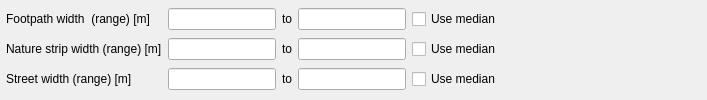
                   <widget class="QWidget" name="widget_19" native="true">
                    <property name="minimumSize">
                     <size>
                      <width>0</width>
                      <height>0</height>
                     </size>
                    </property>
                    <layout class="QGridLayout" name="gridLayout_20">
                     <property name="leftMargin">
                      <number>6</number>
                     </property>
                     <property name="topMargin">
                      <number>6</number>
                     </property>
                     <property name="rightMargin">
                      <number>6</number>
                     </property>
                     <property name="bottomMargin">
                      <number>6</number>
                     </property>
                     <item row="1" column="5">
                      <spacer name="horizontalSpacer_31">
                       <property name="orientation">
                        <enum>Qt::Horizontal</enum>
                       </property>
                       <property name="sizeHint" stdset="0">
                        <size>
                         <width>200</width>
                         <height>20</height>
                        </size>
                       </property>
                      </spacer>
                     </item>
                     <item row="2" column="3">
                      <widget class="QLineEdit" name="w_nresnaturestrip_max_box">
                       <property name="text">
                        <string/>
                       </property>
                      </widget>
                     </item>
                     <item row="2" column="1">
                      <widget class="QLineEdit" name="w_nresnaturestrip_min_box">
                       <property name="text">
                        <string/>
                       </property>
                      </widget>
                     </item>
                     <item row="2" column="2">
                      <widget class="QLabel" name="w_resnaturestrip_lbl2_3">
                       <property name="text">
                        <string>to</string>
                       </property>
                      </widget>
                     </item>
                     <item row="1" column="4">
                      <widget class="QCheckBox" name="w_nresfootpath_med_check">
                       <property name="text">
                        <string>Use median</string>
                       </property>
                      </widget>
                     </item>
                     <item row="2" column="0">
                      <widget class="QLabel" name="w_resnaturestrip_lbl_3">
                       <property name="text">
                        <string>Nature strip width (range) [m]</string>
                       </property>
                      </widget>
                     </item>
                     <item row="1" column="0">
                      <widget class="QLabel" name="w_resfootpath_lbl_3">
                       <property name="text">
                        <string>Footpath width  (range) [m]</string>
                       </property>
                      </widget>
                     </item>
                     <item row="2" column="4">
                      <widget class="QCheckBox" name="w_nresnaturestrip_med_check">
                       <property name="text">
                        <string>Use median</string>
                       </property>
                      </widget>
                     </item>
                     <item row="1" column="1">
                      <widget class="QLineEdit" name="w_nresfootpath_min_box">
                       <property name="text">
                        <string/>
                       </property>
                      </widget>
                     </item>
                     <item row="1" column="3">
                      <widget class="QLineEdit" name="w_nresfootpath_max_box">
                       <property name="text">
                        <string/>
                       </property>
                      </widget>
                     </item>
                     <item row="1" column="2">
                      <widget class="QLabel" name="w_resfootpath_lbl2_3">
                       <property name="text">
                        <string>to</string>
                       </property>
                      </widget>
                     </item>
                     <item row="3" column="0">
                      <widget class="QLabel" name="w_collectlane_lbl_3">
                       <property name="text">
                        <string>Street width (range) [m]</string>
                       </property>
                      </widget>
                     </item>
                     <item row="3" column="3">
                      <widget class="QLineEdit" name="w_nreslane_max_box">
                       <property name="text">
                        <string/>
                       </property>
                      </widget>
                     </item>
                     <item row="3" column="2">
                      <widget class="QLabel" name="w_collectlane_lbl2_3">
                       <property name="text">
                        <string>to</string>
                       </property>
                      </widget>
                     </item>
                     <item row="3" column="1">
                      <widget class="QLineEdit" name="w_nreslane_min_box">
                       <property name="text">
                        <string/>
                       </property>
                      </widget>
                     </item>
                     <item row="3" column="4">
                      <widget class="QCheckBox" name="w_nreslane_med_check">
                       <property name="text">
                        <string>Use median</string>
                       </property>
                      </widget>
                     </item>
                    </layout>
                   </widget>
